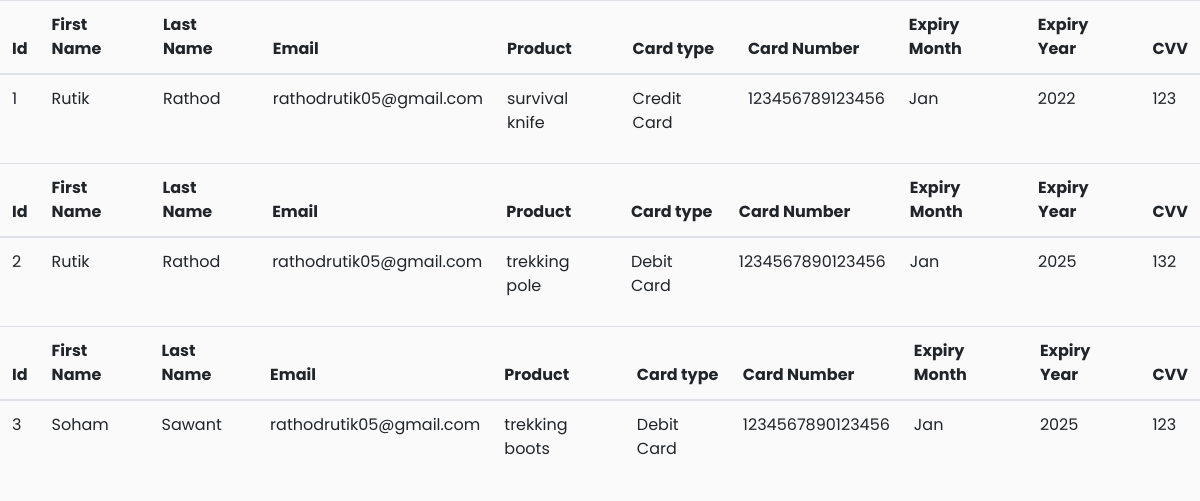
Screenshot of /GoTrek/productbuy.php with the database file from the repository.
### tables this page shows
CREATE TABLE `buyproduct` (
  `id` int(100) NOT NULL,
  `firstname` varchar(100) NOT NULL,
  `lastname` varchar(100) NOT NULL,
  `email` varchar(100) NOT NULL,
  `productname` varchar(100) NOT NULL,
  `cardtype` varchar(100) NOT NULL,
  `cardnumber` bigint(100) NOT NULL,
  `expirymonth` varchar(100) NOT NULL,
  `expiryyear` int(100) NOT NULL,
  `cvv` int(100) NOT NULL
);

### GoTrek/productbuy.php (the view, shortened to what this page needs)
<?php include 'header.php';
include('connection.php');
$stmt = $con->prepare("SELECT * FROM buyproduct");
$stmt->execute();
$trekbooking = $stmt->get_result();?>
<?php if(mysqli_num_rows($trekbooking)>0){ ?>
            <?php while($row= $trekbooking->fetch_assoc()){ ?>
				<div class="container_fluid">
		<div class="table-responsive">
			<table class="table" id="book_table">
				<thead>
					<th>Id</th>
					<th>First Name</th>
					<th>Last Name</th>
					<th>Email</th>
					<th>Product</th>
					<th>Card type</th>
					<th>Card Number</th>
					<th>Expiry Month</th>
					<th>Expiry Year</th>
					<th>CVV</th>
				</thead>
				<td><?php echo $row['id'] ?></td>
				<td><?php echo $row['firstname'] ?></td>
				<td><?php echo $row['lastname'] ?></td>
				<td><?php echo $row['email'] ?></td>
				<td><?php echo $row['productname'] ?></td>
				<td><?php echo $row['cardtype'] ?></td>
				<td><?php echo $row['cardnumber'] ?></td>
				<td><?php echo $row['expirymonth'] ?></td>
				<td><?php echo $row['expiryyear'] ?></td>
				<td><?php echo $row['cvv'] ?></td>
			</table>
		</div>
	</div>
        <?php } ?>
        <?php } else{ ?>
			<h1>Nothing Here</h1>
            <?php } ?>

### GoTrek/admin.css (style rules this page uses)
body { font-family: 'Poppins', sans-serif; background: #fafafa; }

### rows the page displays
buyproduct: id "1", firstname "Rutik", lastname "Rathod", email "rathodrutik05@gmail.com", productname "survival knife", cardtype "Credit Card", cardnumber "123456789123456", expirymonth "Jan", expiryyear "2022", cvv "123"
buyproduct: id "2", firstname "Rutik", lastname "Rathod", email "rathodrutik05@gmail.com", productname "trekking pole", cardtype "Debit Card", cardnumber "1234567890123456", expirymonth "Jan", expiryyear "2025", cvv "132"
buyproduct: id "3", firstname "Soham", lastname "Sawant", email "rathodrutik05@gmail.com", productname "trekking boots", cardtype "Debit Card", cardnumber "1234567890123456", expirymonth "Jan", expiryyear "2025", cvv "123"
